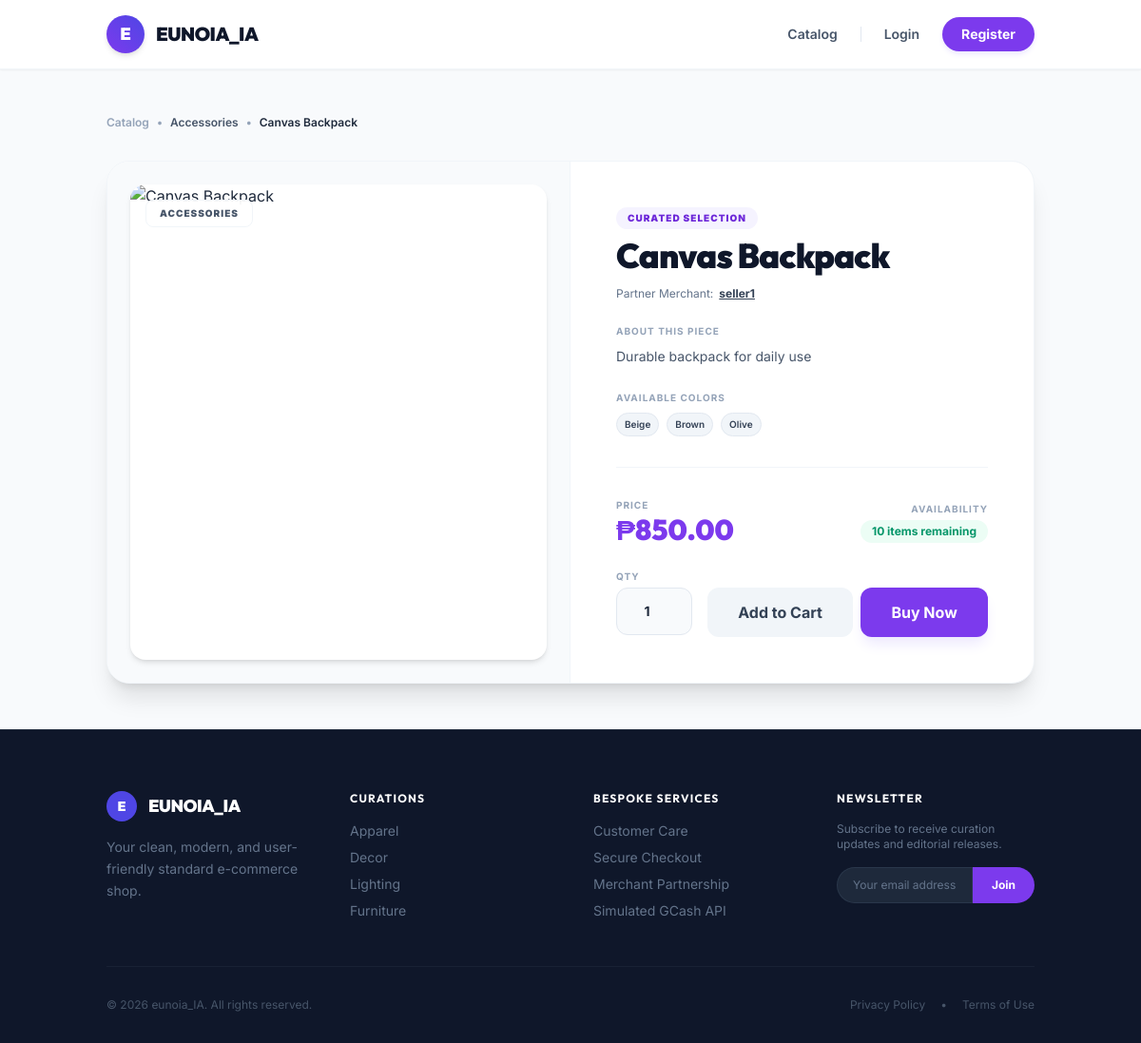
The app's page /product_details.php?id=5 with its own data.
### tables this page shows
CREATE TABLE shop_settings (
    id INT PRIMARY KEY,
    shop_name VARCHAR(100),
    shop_description TEXT,
    shop_phone VARCHAR(20),
    shop_email VARCHAR(100),
    shop_logo VARCHAR(255)
);

CREATE TABLE products (
    id INT AUTO_INCREMENT PRIMARY KEY,
    name VARCHAR(100) NOT NULL,
    description TEXT,
    price DECIMAL(10,2) NOT NULL,
    image VARCHAR(255),
    stock INT DEFAULT 0,
    category VARCHAR(50) DEFAULT 'General',
     
    available_colors VARCHAR(255) DEFAULT '',
    seller_id INT,
    FOREIGN KEY (seller_id) REFERENCES users(id)
);

CREATE TABLE users (
    id INT AUTO_INCREMENT PRIMARY KEY,
    username VARCHAR(50) NOT NULL UNIQUE,
    password VARCHAR(255) NOT NULL,
    email VARCHAR(100) NOT NULL UNIQUE,
    role ENUM('customer','seller','admin') NOT NULL DEFAULT 'customer'
);

### product_details.php (the view, shortened to what the rows shown need)
<?php
include 'config.php';
include 'header.php';
$id = $_GET['id'];
$stmt = $conn->prepare("SELECT p.*, u.username as seller_name FROM products p JOIN users u ON p.seller_id = u.id WHERE p.id = ?");
$stmt->bind_param("i", $id);
$stmt->execute();
$product = $stmt->get_result()->fetch_assoc();
$prodId = $product['id'];
$prodName = htmlspecialchars($product['name']);
$prodDesc = htmlspecialchars($product['description']);
$prodPrice = number_format($product['price'], 2);
$prodCategory = htmlspecialchars($product['category']);
$sellerName = htmlspecialchars($product['seller_name']);
$imgUrl = getProductImage($product['image'], $product['category']);
?>
<div class="container mx-auto px-6 py-12">
    <nav class="flex text-xs font-semibold text-slate-400 gap-2 mb-8 items-center">
        <a href="index.php" class="hover:text-primary-600 transition-colors">Catalog</a>
        <span>&bull;</span>
        <span class="text-slate-600"><?php echo $prodCategory; ?></span>
        <span>&bull;</span>
        <span class="text-slate-800 line-clamp-1 max-w-[200px]"><?php echo $prodName; ?></span>
    </nav>
    <div class="bg-white border border-slate-100 shadow-xl rounded-3xl overflow-hidden flex flex-col lg:flex-row max-w-5xl mx-auto">
        <div class="lg:w-1/2 p-6 bg-slate-50 border-r border-slate-100 flex items-center justify-center min-h-[380px] lg:min-h-[500px]">
            <div class="relative w-full h-full rounded-2xl overflow-hidden shadow-md aspect-square bg-white">
                <img src="<?php echo $imgUrl; ?>"
                     data-product-id="<?php echo $prodId; ?>"
                     class="product-card-img w-full h-full object-cover"
                     alt="<?php echo $prodName; ?>">
                <span class="absolute top-4 left-4 bg-white/90 backdrop-blur-md text-[10px] font-black uppercase tracking-widest text-slate-600 px-3.5 py-1.5 rounded-lg border border-slate-100">
                    <?php echo $prodCategory; ?>
                </span>
            </div>
        </div>
        <div class="lg:w-1/2 p-8 md:p-12 flex flex-col justify-between space-y-8">
            <div class="space-y-6">
                <div class="space-y-2">
                    <div class="flex items-center gap-2">
                        <span class="bg-primary-50 text-primary-700 text-[10px] font-black tracking-widest uppercase px-3 py-1 rounded-full">
                        </span>
                    </div>
                    <h1 class="text-3xl md:text-4xl font-heading font-black text-secondary-900 tracking-tight leading-tight">
                        <?php echo $prodName; ?>
                    </h1>
                    <div class="flex items-center gap-1.5 text-xs text-slate-500 pt-1">
                        <span>Partner Merchant:</span>
                        <span class="font-bold text-slate-700 underline"><?php echo $sellerName; ?></span>
                    </div>
                </div>
                <div class="space-y-2">
                    <h4 class="text-[10px] font-bold text-slate-400 uppercase tracking-widest">About this piece</h4>
                    <p class="text-slate-600 text-sm leading-relaxed">
                        <?php echo nl2br($prodDesc); ?>
                    </p>
                </div>
                <div class="space-y-2">
                    <?php
                        $colorsRaw = $product['available_colors'] ?? '';
                        $colors = array_values(array_filter(array_map('trim', explode(',', $colorsRaw))));
                    ?>
                    <?php if (!empty($colors)): ?>
                        <div class="flex flex-wrap gap-2">
                            <?php foreach ($colors as $c): ?>
                                <span class="px-2 py-1 text-[10px] font-semibold rounded-full bg-slate-100 text-slate-700 border border-slate-200">
                                    <?php echo htmlspecialchars($c); ?>
                                </span>
                            <?php endforeach; ?>
                        </div>
                    <?php else: ?>
                        <p class="text-slate-500 text-sm">No colors provided.</p>
                    <?php endif; ?>
                </div>
            </div>
            <div class="pt-8 border-t border-slate-100 space-y-6">
                <div class="flex items-center justify-between">
                    <div class="flex flex-col">
                        <span class="text-[10px] font-bold text-slate-400 uppercase tracking-widest">Price</span>
                        <span class="text-3xl font-heading font-black text-primary-600">₱<?php echo $prodPrice; ?></span>
                    </div>
                    <div class="text-right">
                        <span class="text-[10px] font-bold text-slate-400 uppercase tracking-widest block">Availability</span>
                        <?php if ($product['stock'] > 0): ?>
                            <span class="inline-block text-xs font-bold text-emerald-600 bg-emerald-50 px-3 py-1 rounded-full mt-1">
                                <?php echo $product['stock']; ?> items remaining
                            </span>
                        <?php else: ?>
                            <span class="inline-block text-xs font-bold text-rose-500 bg-rose-50 px-3 py-1 rounded-full mt-1">
                                Out of Stock
                            </span>
                        <?php endif; ?>
                    </div>
                </div>
            </div>
        </div>
    </div>
</div>
<?php include 'footer.php'; ?>

### header.php (shortened to what the rows shown need)
<?php
$current_page = basename($_SERVER['PHP_SELF']);
$is_auth_page = ($current_page === 'login.php' || $current_page === 'register.php');
$is_seller_page = ($current_page === 'seller_dashboard.php' || $current_page === 'edit-product.php');
?>
<!DOCTYPE html>
<html lang="en" class="h-full">
<head>
    <script src="https://cdn.tailwindcss.com"></script>
</head>
<body class="bg-secondary-50 flex flex-col min-h-screen text-secondary-800">
    <?php
    $shop_logo_path = '';
    ?>
    <?php if ($is_auth_page): ?>
        <header class="bg-white/80 backdrop-blur-md border-b border-slate-100 sticky top-0 z-50">
            <div class="container mx-auto px-6 py-4 flex justify-between items-center">
                <a href="index.php" class="flex items-center gap-3 group">
                    <?php if ($shop_logo_path): ?>
                        <img src="<?php echo $shop_logo_path; ?>" alt="<?php echo htmlspecialchars($shop_settings['shop_name']); ?>" class="h-10 w-10 rounded-full object-cover shadow-md group-hover:scale-105 transition-transform duration-300">
                    <?php else: ?>
                        <div class="h-10 w-10 rounded-full bg-gradient-to-tr from-primary-600 to-indigo-600 flex items-center justify-center text-white font-heading font-black text-lg shadow-md shadow-primary-200 group-hover:scale-105 transition-transform duration-300">
                            <?php echo strtoupper(substr($shop_settings['shop_name'] ?? 'E', 0, 1)); ?>
                        </div>
                    <?php endif; ?>
                    <span class="text-xl font-heading font-black tracking-tight text-secondary-900 group-hover:text-primary-600 transition-colors uppercase">
                        <?php echo htmlspecialchars($shop_settings['shop_name'] ?? 'eunoia_IA'); ?>
                    </span>
                </a>
                <a href="index.php" class="flex items-center gap-1.5 text-sm font-medium text-slate-500 hover:text-primary-600 transition-colors">
                    <svg xmlns="http://www.w3.org/2000/svg" fill="none" viewBox="0 0 24 24" stroke-width="2" stroke="currentColor" class="w-4 h-4">
                        <path stroke-linecap="round" stroke-linejoin="round" d="M15.75 19.5L8.25 12l7.5-7.5" />
                    </svg>
                    Back to Store
                </a>
            </div>
        </header>
    <?php else: ?>
        <header class="bg-white/90 backdrop-blur-md sticky top-0 z-50 shadow-sm border-b border-slate-100">
            <div class="container mx-auto px-6 py-4 flex justify-between items-center gap-4">
                <a href="index.php" class="flex items-center gap-3 group shrink-0">
                    <?php if ($shop_logo_path): ?>
                        <img src="<?php echo $shop_logo_path; ?>" alt="<?php echo htmlspecialchars($shop_settings['shop_name']); ?>" class="h-10 w-10 rounded-full object-cover shadow-md group-hover:scale-105 transition-transform duration-300">
                    <?php else: ?>
                        <div class="h-10 w-10 rounded-full bg-gradient-to-tr from-primary-600 to-indigo-600 flex items-center justify-center text-white font-heading font-black text-lg shadow-md shadow-primary-200 group-hover:scale-105 transition-transform duration-300">
                            <?php echo strtoupper(substr($shop_settings['shop_name'] ?? 'E', 0, 1)); ?>
                        </div>
                    <?php endif; ?>
                    <span class="text-xl font-heading font-black tracking-tight text-secondary-900 group-hover:text-primary-600 transition-colors uppercase">
                        <?php echo htmlspecialchars($shop_settings['shop_name'] ?? 'eunoia_IA'); ?>
                    </span>
                </a>
                <nav class="flex items-center gap-6 shrink-0">
                    <a href="index.php" class="text-sm font-semibold text-slate-600 hover:text-primary-600 transition-colors">Catalog</a>
                    <?php if (isset($_SESSION['role'])): ?>
                        <?php if ($_SESSION['role'] === 'customer'): ?>
                            <a href="orders.php" class="text-sm font-semibold text-slate-600 hover:text-primary-600 transition-colors">My Purchases</a>
                            <a href="cart.php" id="cartIconLink" class="relative group p-2 text-slate-600 hover:text-primary-600 transition-all rounded-full hover:bg-slate-50">
                                <svg xmlns="http://www.w3.org/2000/svg" fill="none" viewBox="0 0 24 24" stroke-width="2" stroke="currentColor" class="w-6 h-6">
                                    <path stroke-linecap="round" stroke-linejoin="round" d="M15.75 10.5V6a3.75 3.75 0 10-7.5 0v4.5m11.356-1.993l1.263 12c.07.665-.45 1.243-1.119 1.243H4.25a1.125 1.125 0 01-1.12-1.243l1.264-12A1.125 1.125 0 015.513 7.5h12.974c.576 0 1.059.435 1.119 1.007zM8.625 10.5a.375.375 0 11-.75 0 .375.375 0 01.75 0zm7.5 0a.375.375 0 11-.75 0 .375.375 0 01.75 0z" />
                                </svg>
                                <span id="cartBadgeCount" class="absolute -top-1 -right-1 bg-primary-600 text-white font-heading font-black text-[10px] w-5 h-5 rounded-full flex items-center justify-center border-2 border-white scale-0 transition-transform duration-300">0</span>
                            </a>
                        <?php endif; ?>
                        <div class="h-4 w-px bg-slate-200"></div>
                        <div class="flex items-center gap-4">
                            <span class="text-xs font-semibold text-slate-500 hidden sm:inline">Hi, <span class="text-slate-800 font-bold"><?php echo htmlspecialchars($_SESSION['username']); ?></span></span>
                            <a href="logout.php" class="bg-rose-50 hover:bg-rose-500 text-rose-600 hover:text-white px-3.5 py-1.5 rounded-full text-xs font-bold transition-all duration-300">
                                Logout
                            </a>
                        </div>
                    <?php else: ?>
                        <a href="login.php" class="text-sm font-semibold text-slate-600 hover:text-primary-600 transition-colors">Login</a>
                        <a href="register.php" class="bg-primary-600 hover:bg-primary-700 text-white px-5 py-2 rounded-full text-sm font-bold shadow-md shadow-primary-100 hover:scale-[1.02] transition-all duration-300">
                            Register
                        </a>
                    <?php endif; ?>
                </nav>
            </div>
        </header>
    <?php endif; ?>
    <main class="flex-grow">

### footer.php (shortened to what the rows shown need)
    </main>
    <footer class="bg-secondary-900 text-slate-400 pt-16 pb-8 border-t border-slate-800">
        <div class="container mx-auto px-6">
            <div class="grid grid-cols-1 md:grid-cols-4 gap-12 mb-12">
                <div class="space-y-4">
                    <div class="flex items-center gap-3">
                        <?php
                        $shop_logo_path = '';
                        if ($shop_logo_path): ?>
                            <img src="<?php echo $shop_logo_path; ?>" alt="<?php echo htmlspecialchars($shop_settings['shop_name']); ?>" class="h-8 max-w-[120px] object-contain">
                        <?php else: ?>
                            <div class="h-8 w-8 rounded-full bg-indigo-600 flex items-center justify-center text-white font-heading font-black text-sm">
                                <?php echo strtoupper(substr($shop_settings['shop_name'] ?? 'E', 0, 1)); ?>
                            </div>
                            <span class="text-lg font-heading font-black tracking-tight text-white uppercase"><?php echo htmlspecialchars($shop_settings['shop_name'] ?? 'eunoia_IA'); ?></span>
                        <?php endif; ?>
                    </div>
                    <p class="text-sm text-slate-500 leading-relaxed">
                        <?php echo htmlspecialchars($shop_settings['shop_description'] ?? 'Your clean, modern, and user-friendly standard e-commerce shop.'); ?>
                    </p>
                </div>
            </div>
            <div class="border-t border-slate-800/60 pt-8 flex flex-col sm:flex-row justify-between items-center gap-4">
                <p class="text-xs text-slate-600">
                    &copy; <?php echo date("Y"); ?> <?php echo htmlspecialchars($shop_settings['shop_name'] ?? 'eunoia_IA'); ?>. All rights reserved.
                </p>
                <div class="flex gap-4 text-xs text-slate-600">
                    <a href="#" class="hover:text-slate-400">Privacy Policy</a>
                    <span>&bull;</span>
                    <a href="#" class="hover:text-slate-400">Terms of Use</a>
                </div>
            </div>
        </div>
    </footer>
</body>
</html>

### records on screen
shop_settings: shop_name "E", shop_name "EUNOIA_IA", shop_description "Your clean, modern, and user-friendly standard e-commerce shop.", shop_name "eunoia_IA"
products: category "Accessories", name "Canvas Backpack", category "ACCESSORIES", seller.username "seller1", description "Durable backpack for daily use", available_colors "Beige", available_colors "Brown", available_colors "Olive", price "850.00", stock "10"
